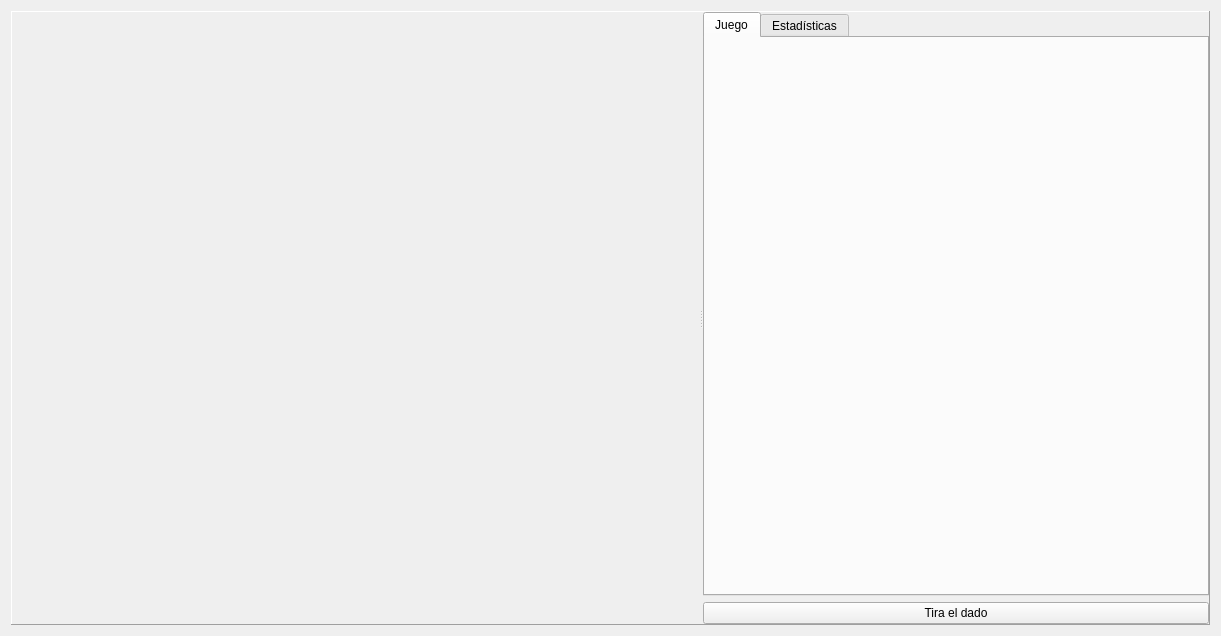
<?xml version="1.0" encoding="UTF-8"?>
<ui version="4.0">
 <class>wdgGame</class>
 <widget class="QWidget" name="wdgGame">
  <property name="geometry">
   <rect>
    <x>0</x>
    <y>0</y>
    <width>1221</width>
    <height>636</height>
   </rect>
  </property>
  <property name="windowTitle">
   <string>Form</string>
  </property>
  <layout class="QHBoxLayout" name="horizontalLayout">
   <item>
    <widget class="QSplitter" name="splitter">
     <property name="frameShape">
      <enum>QFrame::Panel</enum>
     </property>
     <property name="frameShadow">
      <enum>QFrame::Raised</enum>
     </property>
     <property name="orientation">
      <enum>Qt::Horizontal</enum>
     </property>
     <widget class="QWidget" name="layoutWidget">
      <layout class="QVBoxLayout" name="verticalLayout">
       <item>
        <widget class="wdgUserPanel" name="panel1" native="true">
         <property name="enabled">
          <bool>false</bool>
         </property>
         <property name="sizePolicy">
          <sizepolicy hsizetype="Minimum" vsizetype="Minimum">
           <horstretch>0</horstretch>
           <verstretch>0</verstretch>
          </sizepolicy>
         </property>
         <property name="minimumSize">
          <size>
           <width>378</width>
           <height>125</height>
          </size>
         </property>
        </widget>
       </item>
       <item>
        <widget class="wdgUserPanel" name="panel2" native="true">
         <property name="enabled">
          <bool>false</bool>
         </property>
         <property name="sizePolicy">
          <sizepolicy hsizetype="Minimum" vsizetype="Minimum">
           <horstretch>0</horstretch>
           <verstretch>0</verstretch>
          </sizepolicy>
         </property>
         <property name="minimumSize">
          <size>
           <width>378</width>
           <height>125</height>
          </size>
         </property>
        </widget>
       </item>
       <item>
        <widget class="wdgUserPanel" name="panel3" native="true">
         <property name="enabled">
          <bool>false</bool>
         </property>
         <property name="sizePolicy">
          <sizepolicy hsizetype="Minimum" vsizetype="Minimum">
           <horstretch>0</horstretch>
           <verstretch>0</verstretch>
          </sizepolicy>
         </property>
         <property name="minimumSize">
          <size>
           <width>378</width>
           <height>125</height>
          </size>
         </property>
        </widget>
       </item>
       <item>
        <widget class="wdgUserPanel" name="panel4" native="true">
         <property name="enabled">
          <bool>false</bool>
         </property>
         <property name="sizePolicy">
          <sizepolicy hsizetype="Minimum" vsizetype="Minimum">
           <horstretch>0</horstretch>
           <verstretch>0</verstretch>
          </sizepolicy>
         </property>
         <property name="minimumSize">
          <size>
           <width>378</width>
           <height>125</height>
          </size>
         </property>
        </widget>
       </item>
      </layout>
     </widget>
     <widget class="QWidget" name="layoutWidget_2">
      <layout class="QVBoxLayout" name="verticalLayout_2">
       <item>
        <widget class="QTabWidget" name="tab">
         <property name="sizePolicy">
          <sizepolicy hsizetype="Expanding" vsizetype="Expanding">
           <horstretch>0</horstretch>
           <verstretch>0</verstretch>
          </sizepolicy>
         </property>
         <property name="autoFillBackground">
          <bool>true</bool>
         </property>
         <property name="tabShape">
          <enum>QTabWidget::Rounded</enum>
         </property>
         <property name="currentIndex">
          <number>0</number>
         </property>
         <property name="elideMode">
          <enum>Qt::ElideMiddle</enum>
         </property>
         <widget class="QWidget" name="tabGame">
          <attribute name="icon">
           <iconset resource="../images/glparchis.qrc">
            <normaloff>:/glparchis/keko.png</normaloff>:/glparchis/keko.png</iconset>
          </attribute>
          <attribute name="title">
           <string>Juego</string>
          </attribute>
          <layout class="QGridLayout" name="gridLayout">
           <item row="0" column="0">
            <widget class="wdgOGL" name="ogl" native="true">
             <property name="sizeIncrement">
              <size>
               <width>10</width>
               <height>10</height>
              </size>
             </property>
             <property name="focusPolicy">
              <enum>Qt::ClickFocus</enum>
             </property>
            </widget>
           </item>
          </layout>
         </widget>
         <widget class="QWidget" name="tabStatistics">
          <attribute name="icon">
           <iconset resource="../images/glparchis.qrc">
            <normaloff>:/glparchis/cube5.png</normaloff>:/glparchis/cube5.png</iconset>
          </attribute>
          <attribute name="title">
           <string>Estadísticas</string>
          </attribute>
          <layout class="QHBoxLayout">
           <item>
            <widget class="QTableStatistics" name="table">
             <row>
              <property name="text">
               <string>Número de tiradas</string>
              </property>
             </row>
             <row>
              <property name="text">
               <string/>
              </property>
             </row>
             <row>
              <property name="text">
               <string>Dado saca 1</string>
              </property>
              <property name="icon">
               <iconset resource="../images/glparchis.qrc">
                <normaloff>:/glparchis/cube1.png</normaloff>:/glparchis/cube1.png</iconset>
              </property>
             </row>
             <row>
              <property name="text">
               <string>Dado saca 2</string>
              </property>
              <property name="icon">
               <iconset resource="../images/glparchis.qrc">
                <normaloff>:/glparchis/cube2.png</normaloff>:/glparchis/cube2.png</iconset>
              </property>
             </row>
             <row>
              <property name="text">
               <string>Dado saca 3</string>
              </property>
              <property name="icon">
               <iconset resource="../images/glparchis.qrc">
                <normaloff>:/glparchis/cube3.png</normaloff>:/glparchis/cube3.png</iconset>
              </property>
             </row>
             <row>
              <property name="text">
               <string>Dado saca 4</string>
              </property>
              <property name="icon">
               <iconset resource="../images/glparchis.qrc">
                <normaloff>:/glparchis/cube4.png</normaloff>:/glparchis/cube4.png</iconset>
              </property>
             </row>
             <row>
              <property name="text">
               <string>Dado saca 5</string>
              </property>
              <property name="icon">
               <iconset resource="../images/glparchis.qrc">
                <normaloff>:/glparchis/cube5.png</normaloff>:/glparchis/cube5.png</iconset>
              </property>
             </row>
             <row>
              <property name="text">
               <string>Dado saca 6</string>
              </property>
              <property name="icon">
               <iconset resource="../images/glparchis.qrc">
                <normaloff>:/glparchis/cube6.png</normaloff>:/glparchis/cube6.png</iconset>
              </property>
             </row>
             <row>
              <property name="text">
               <string/>
              </property>
             </row>
             <row>
              <property name="text">
               <string>Fichas comidas por mi</string>
              </property>
             </row>
             <row>
              <property name="text">
               <string>Fichas comidas por otro</string>
              </property>
             </row>
             <row>
              <property name="text">
               <string/>
              </property>
             </row>
             <row>
              <property name="text">
               <string>3 seises seguidos</string>
              </property>
             </row>
             <column>
              <property name="text">
               <string>Amarillo</string>
              </property>
              <property name="textAlignment">
               <set>AlignRight|AlignVCenter</set>
              </property>
              <property name="icon">
               <iconset resource="../images/glparchis.qrc">
                <normaloff>:/glparchis/fichaamarilla.png</normaloff>:/glparchis/fichaamarilla.png</iconset>
              </property>
             </column>
             <column>
              <property name="text">
               <string>Azul</string>
              </property>
              <property name="icon">
               <iconset resource="../images/glparchis.qrc">
                <normaloff>:/glparchis/fichaazul.png</normaloff>:/glparchis/fichaazul.png</iconset>
              </property>
             </column>
             <column>
              <property name="text">
               <string>Rojo</string>
              </property>
              <property name="icon">
               <iconset resource="../images/glparchis.qrc">
                <normaloff>:/glparchis/ficharoja.png</normaloff>:/glparchis/ficharoja.png</iconset>
              </property>
             </column>
             <column>
              <property name="text">
               <string>Verde</string>
              </property>
              <property name="icon">
               <iconset resource="../images/glparchis.qrc">
                <normaloff>:/glparchis/fichaverde.png</normaloff>:/glparchis/fichaverde.png</iconset>
              </property>
             </column>
             <column>
              <property name="text">
               <string>Todos</string>
              </property>
              <property name="icon">
               <iconset resource="../images/glparchis.qrc">
                <normaloff>:/glparchis/star.png</normaloff>:/glparchis/star.png</iconset>
              </property>
             </column>
             <item row="0" column="0">
              <property name="text">
               <string>0</string>
              </property>
              <property name="textAlignment">
               <set>AlignRight|AlignVCenter</set>
              </property>
             </item>
             <item row="0" column="1">
              <property name="text">
               <string>0</string>
              </property>
              <property name="textAlignment">
               <set>AlignRight|AlignVCenter</set>
              </property>
             </item>
             <item row="0" column="2">
              <property name="text">
               <string>0</string>
              </property>
              <property name="textAlignment">
               <set>AlignRight|AlignVCenter</set>
              </property>
             </item>
             <item row="0" column="3">
              <property name="text">
               <string>0</string>
              </property>
              <property name="textAlignment">
               <set>AlignRight|AlignVCenter</set>
              </property>
             </item>
             <item row="0" column="4">
              <property name="text">
               <string>0</string>
              </property>
              <property name="textAlignment">
               <set>AlignRight|AlignVCenter</set>
              </property>
             </item>
             <item row="2" column="0">
              <property name="text">
               <string>0</string>
              </property>
              <property name="textAlignment">
               <set>AlignRight|AlignVCenter</set>
              </property>
             </item>
             <item row="2" column="1">
              <property name="text">
               <string>0</string>
              </property>
              <property name="textAlignment">
               <set>AlignRight|AlignVCenter</set>
              </property>
             </item>
             <item row="2" column="2">
              <property name="text">
               <string>0</string>
              </property>
              <property name="textAlignment">
               <set>AlignRight|AlignVCenter</set>
              </property>
             </item>
             <item row="2" column="3">
              <property name="text">
               <string>0</string>
              </property>
              <property name="textAlignment">
               <set>AlignRight|AlignVCenter</set>
              </property>
             </item>
             <item row="2" column="4">
              <property name="text">
               <string>0</string>
              </property>
              <property name="textAlignment">
               <set>AlignRight|AlignVCenter</set>
              </property>
             </item>
             <item row="3" column="0">
              <property name="text">
               <string>0</string>
              </property>
              <property name="textAlignment">
               <set>AlignRight|AlignVCenter</set>
              </property>
             </item>
             <item row="3" column="1">
              <property name="text">
               <string>0</string>
              </property>
              <property name="textAlignment">
               <set>AlignRight|AlignVCenter</set>
              </property>
             </item>
             <item row="3" column="2">
              <property name="text">
               <string>0</string>
              </property>
              <property name="textAlignment">
               <set>AlignRight|AlignVCenter</set>
              </property>
             </item>
             <item row="3" column="3">
              <property name="text">
               <string>0</string>
              </property>
              <property name="textAlignment">
               <set>AlignRight|AlignVCenter</set>
              </property>
             </item>
             <item row="3" column="4">
              <property name="text">
               <string>0</string>
              </property>
              <property name="textAlignment">
               <set>AlignRight|AlignVCenter</set>
              </property>
             </item>
             <item row="4" column="0">
              <property name="text">
               <string>0</string>
              </property>
              <property name="textAlignment">
               <set>AlignRight|AlignVCenter</set>
              </property>
             </item>
             <item row="4" column="1">
              <property name="text">
               <string>0</string>
              </property>
              <property name="textAlignment">
               <set>AlignRight|AlignVCenter</set>
              </property>
             </item>
             <item row="4" column="2">
              <property name="text">
               <string>0</string>
              </property>
              <property name="textAlignment">
               <set>AlignRight|AlignVCenter</set>
              </property>
             </item>
             <item row="4" column="3">
              <property name="text">
               <string>0</string>
              </property>
              <property name="textAlignment">
               <set>AlignRight|AlignVCenter</set>
              </property>
             </item>
             <item row="4" column="4">
              <property name="text">
               <string>0</string>
              </property>
              <property name="textAlignment">
               <set>AlignRight|AlignVCenter</set>
              </property>
             </item>
             <item row="5" column="0">
              <property name="text">
               <string>0</string>
              </property>
              <property name="textAlignment">
               <set>AlignRight|AlignVCenter</set>
              </property>
             </item>
             <item row="5" column="1">
              <property name="text">
               <string>0</string>
              </property>
              <property name="textAlignment">
               <set>AlignRight|AlignVCenter</set>
              </property>
             </item>
             <item row="5" column="2">
              <property name="text">
               <string>0</string>
              </property>
              <property name="textAlignment">
               <set>AlignRight|AlignVCenter</set>
              </property>
             </item>
             <item row="5" column="3">
              <property name="text">
               <string>0</string>
              </property>
              <property name="textAlignment">
               <set>AlignRight|AlignVCenter</set>
              </property>
             </item>
             <item row="5" column="4">
              <property name="text">
               <string>0</string>
              </property>
              <property name="textAlignment">
               <set>AlignRight|AlignVCenter</set>
              </property>
             </item>
             <item row="6" column="0">
              <property name="text">
               <string>0</string>
              </property>
              <property name="textAlignment">
               <set>AlignRight|AlignVCenter</set>
              </property>
             </item>
             <item row="6" column="1">
              <property name="text">
               <string>0</string>
              </property>
              <property name="textAlignment">
               <set>AlignRight|AlignVCenter</set>
              </property>
             </item>
             <item row="6" column="2">
              <property name="text">
               <string>0</string>
              </property>
              <property name="textAlignment">
               <set>AlignRight|AlignVCenter</set>
              </property>
             </item>
             <item row="6" column="3">
              <property name="text">
               <string>0</string>
              </property>
              <property name="textAlignment">
               <set>AlignRight|AlignVCenter</set>
              </property>
             </item>
             <item row="6" column="4">
              <property name="text">
               <string>0</string>
              </property>
              <property name="textAlignment">
               <set>AlignRight|AlignVCenter</set>
              </property>
             </item>
             <item row="7" column="0">
              <property name="text">
               <string>0</string>
              </property>
              <property name="textAlignment">
               <set>AlignRight|AlignVCenter</set>
              </property>
             </item>
             <item row="7" column="1">
              <property name="text">
               <string>0</string>
              </property>
              <property name="textAlignment">
               <set>AlignRight|AlignVCenter</set>
              </property>
             </item>
             <item row="7" column="2">
              <property name="text">
               <string>0</string>
              </property>
              <property name="textAlignment">
               <set>AlignRight|AlignVCenter</set>
              </property>
             </item>
             <item row="7" column="3">
              <property name="text">
               <string>0</string>
              </property>
              <property name="textAlignment">
               <set>AlignRight|AlignVCenter</set>
              </property>
             </item>
             <item row="7" column="4">
              <property name="text">
               <string>0</string>
              </property>
              <property name="textAlignment">
               <set>AlignRight|AlignVCenter</set>
              </property>
             </item>
             <item row="9" column="0">
              <property name="text">
               <string>0</string>
              </property>
              <property name="textAlignment">
               <set>AlignRight|AlignVCenter</set>
              </property>
             </item>
             <item row="9" column="1">
              <property name="text">
               <string>0</string>
              </property>
              <property name="textAlignment">
               <set>AlignRight|AlignVCenter</set>
              </property>
             </item>
             <item row="9" column="2">
              <property name="text">
               <string>0</string>
              </property>
              <property name="textAlignment">
               <set>AlignRight|AlignVCenter</set>
              </property>
             </item>
             <item row="9" column="3">
              <property name="text">
               <string>0</string>
              </property>
              <property name="textAlignment">
               <set>AlignRight|AlignVCenter</set>
              </property>
             </item>
             <item row="9" column="4">
              <property name="text">
               <string/>
              </property>
              <property name="textAlignment">
               <set>AlignRight|AlignVCenter</set>
              </property>
             </item>
             <item row="10" column="0">
              <property name="text">
               <string>0</string>
              </property>
              <property name="textAlignment">
               <set>AlignRight|AlignVCenter</set>
              </property>
             </item>
             <item row="10" column="1">
              <property name="text">
               <string>0</string>
              </property>
              <property name="textAlignment">
               <set>AlignRight|AlignVCenter</set>
              </property>
             </item>
             <item row="10" column="2">
              <property name="text">
               <string>0</string>
              </property>
              <property name="textAlignment">
               <set>AlignRight|AlignVCenter</set>
              </property>
             </item>
             <item row="10" column="3">
              <property name="text">
               <string>0</string>
              </property>
              <property name="textAlignment">
               <set>AlignRight|AlignVCenter</set>
              </property>
             </item>
             <item row="10" column="4">
              <property name="text">
               <string/>
              </property>
              <property name="textAlignment">
               <set>AlignRight|AlignVCenter</set>
              </property>
             </item>
             <item row="12" column="0">
              <property name="text">
               <string>0</string>
              </property>
              <property name="textAlignment">
               <set>AlignRight|AlignVCenter</set>
              </property>
             </item>
             <item row="12" column="1">
              <property name="text">
               <string>0</string>
              </property>
              <property name="textAlignment">
               <set>AlignRight|AlignVCenter</set>
              </property>
             </item>
             <item row="12" column="2">
              <property name="text">
               <string>0</string>
              </property>
              <property name="textAlignment">
               <set>AlignRight|AlignVCenter</set>
              </property>
             </item>
             <item row="12" column="3">
              <property name="text">
               <string>0</string>
              </property>
              <property name="textAlignment">
               <set>AlignRight|AlignVCenter</set>
              </property>
             </item>
             <item row="12" column="4">
              <property name="text">
               <string>0</string>
              </property>
              <property name="textAlignment">
               <set>AlignRight|AlignVCenter</set>
              </property>
             </item>
            </widget>
           </item>
          </layout>
         </widget>
        </widget>
       </item>
       <item>
        <widget class="QPushButton" name="cmdTirarDado">
         <property name="text">
          <string>Tira el dado</string>
         </property>
        </widget>
       </item>
      </layout>
     </widget>
    </widget>
   </item>
  </layout>
 </widget>
 <customwidgets>
  <customwidget>
   <class>wdgUserPanel</class>
   <extends>QWidget</extends>
   <header location="global">wdgUserPanel</header>
   <container>1</container>
  </customwidget>
  <customwidget>
   <class>QTableStatistics</class>
   <extends>QTableWidget</extends>
   <header location="global">qtablestatistics</header>
  </customwidget>
  <customwidget>
   <class>wdgOGL</class>
   <extends>QWidget</extends>
   <header location="global">wdgOGL</header>
   <container>1</container>
  </customwidget>
 </customwidgets>
 <resources>
  <include location="../images/glparchis.qrc"/>
 </resources>
 <connections/>
</ui>
